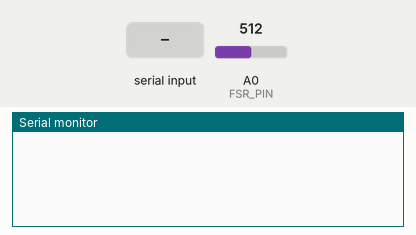
Simulated run of this sketch. Board: Arduino Uno, built with avr-gcc and run on an emulated ATmega328P. Shown: the last lines printed to the serial monitor. The test bench sets the inputs (shaded band); at power-on: A0 (FSR_PIN) = 512.

Above: at 1.2 s.
1.3 s: "e" received over Serial
At 2.5 s:
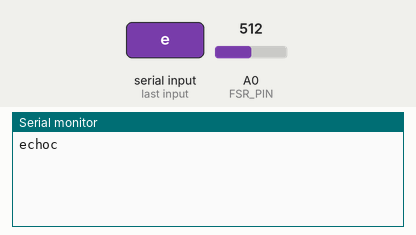
2.8 s: "r" received over Serial
At 3.5 s:
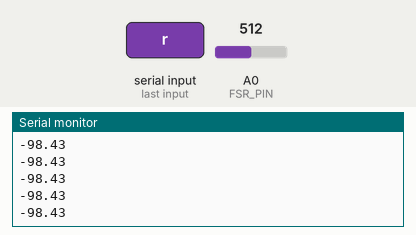
Timing chart, 0 to 5.8 s (numbered marks = the images above; inputs shaded):
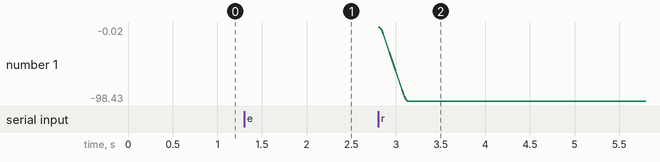

Measured:
- after the input at 1.3 s, the serial monitor: prints a new line at once (image 1)
- after the input at 2.8 s, the serial monitor: prints a new line at once (image 2)

The sketch:

arduino-cinta.ino
```cpp
/*
 * Cinta Serial Connection - Force Sensitive Resistor 0.5″ FSR402
 * Crédito: Jhonatan Thallisson Cabral Néry
 * https://github.com/jhonatantcn/IBLUEIT
 */

/*
 *  Anotações:
 *  Intervalos típicos de medida do sensor: 0 a 1023, ou 100g a 10kg(não linear).
 *  Quanto mais pressão aplicar no sensor, menor a resistência e maior a tensão.
 *  A faixa de resistência é: > 10MΩ (sem pressão) até ~ 200Ω (pressão máxima).
*/

/*
 *  Credits: (Codes that helped)
 *  FSR - https://www.instructables.com/id/FSR-Tutorial/
 *  Sensor Transformations - http://www.ladyada.net/learn/sensors/fsr.html and https://www.mouser.com/datasheet/2/737/force-sensitive-resistor-fsr-932871.pdf
 *
*/

#define SAMPLESIZE 100 //Block for average readings
#define FSR_PIN A0 // the FSR and 10K pulldown are connected to a0
#define MOVING_AVERAGE true
#define DEBUG false

bool isCalibrated = true; // original: isCalibrated = false
float calibrationValue = 0.0;
void Calibrate()
{

#if MOVING_AVERAGE
  for(int i = 0; i < SAMPLESIZE;i++)
  {
    //band-aid fix: this will force the sensor to populate the moving average array before using it
    ReadSensor();
  }
  calibrationValue = ReadSensor();
#else
  float sum = 0.0;

  for (i = 0; i < SAMPLESIZE; i++)
    sum += ForceNewtonToPascal(CondutanceToForceNewton(ResistanceToCondutance(voutToResistance(digitalToVout(Smoothing())))));

  calibrationValue = sum / SAMPLESIZE;
#endif

  isCalibrated = true;
}

//////////////////// SMOOTHING /////////////////////////////////////////////
/*
  Smoothing
  http://www.arduino.cc/en/Tutorial/Smoothing
*/

// Define the number of samples to keep track of. The higher the number, the
// more the readings will be smoothed, but the slower the output will respond to
// the input. Using a constant rather than a normal variable lets us use this
// value to determine the size of the readings array.
const int numReadings = 20;

float readings[numReadings];      // the readings from the analog input
int readIndex = 0;              // the index of the current reading
float total = 0;                  // the running total
float average = 0;                // the average

//int inputPin = A0;

float Smoothing()
{
  // subtract the last reading:
  total = total - readings[readIndex];
  // read from the sensor:
  readings[readIndex] = analogRead(FSR_PIN);
  // add the reading to the total:
  total = total + readings[readIndex];
  // advance to the next position in the array:
  readIndex = readIndex + 1;

  // if we're at the end of the array...
  if (readIndex >= numReadings) {
    // ...wrap around to the beginning:
    readIndex = 0;
  }

  // calculate the average:
  average = total / numReadings;
  // send it to the computer as ASCII digits

  //Serial.print("Smoothing: ");
  //Serial.println(average);
  delay(1);        // delay in between reads for stability

  return average;
}

/////////////////////////////////////////////////////////////////


#if MOVING_AVERAGE

float vals[SAMPLESIZE];
float sum = 0.0;
float value;
float ReadSensor()
{
  value = ForceNewtonToPascal(CondutanceToForceNewton(ResistanceToCondutance(voutToResistance(digitalToVout(Smoothing())))));

  for (int i = SAMPLESIZE - 1; i > 0; i--)
  {
    vals[i] = vals[i - 1];
  }

  vals[0] = value;

  sum = 0.0;

  for (int i = 0; i < SAMPLESIZE; i++)
  {
    sum = sum + vals[i];
  }

  return sum / SAMPLESIZE;
}

#else

float diffPressure = 0.0;
int i = 0;
float ReadSensor()
{
  diffPressure = 0.0;

  for (i = 0; i < SAMPLESIZE; i++)
    diffPressure += ForceNewtonToPascal(CondutanceToForceNewton(ResistanceToCondutance(voutToResistance(digitalToVout(Smoothing())))));

  return diffPressure / SAMPLESIZE;
}

#endif

bool isSampling = false; // Change to "true" to run on Plotter Serial.
void ListenCommand(char cmd)
{
  //ECHO
  if (cmd == 'e' || cmd == 'E')
    Serial.println("echoc");

  //READ SAMPLES
  else if (cmd == 'r' || cmd == 'R')
    isSampling = true;

  //FINISH READ
  else if (cmd == 'f' || cmd == 'F')
  {
    isSampling = false;
    isCalibrated = false;
  }

  //CALIBRATE
  else if (cmd == 'c' || cmd == 'C')
    isCalibrated = false;
}

void setup()
{
  Serial.begin(115200);

  // initialize all the readings to 0 (SMOOTHING):
  for (int thisReading = 0; thisReading < numReadings; thisReading++) {
    readings[thisReading] = 0;
  }
}

void loop()
{
#if DEBUG
  isSampling = true;
#endif

  if (Serial.available() > 0)
    ListenCommand(Serial.read());

  if (isSampling && !isCalibrated)
    Calibrate();

  if (isSampling && isCalibrated)
    Serial.println((ReadSensor() - calibrationValue)*-1); //
}

/*
 * Sensor Transformations
*/

const float VCC = 5000.0; // Measured voltage of Ardunio 5V line
const float RESISTOR = 10000.0; // Measured resistance of 10k resistor
const float area = 0.0127; // Active Area of sensor: 12.7mm, or 0.0127m - Datasheet FSR402

float digitalToVout(long fsrReading) //fsrVoltage
{
  return map(fsrReading, 0, 1023, 0, VCC);
}

float voutToResistance(float v)
{
  unsigned long fsrResistance;
  fsrResistance = VCC - v;     // fsrVoltage is in millivolts so 5V = 5000mV
  fsrResistance *= RESISTOR;                // 10K resistor
  fsrResistance /= v;

  return fsrResistance;
}

float ResistanceToCondutance(float r)
{
  unsigned long fsrConductance;
  fsrConductance = 1000000.0;           // we measure in micromhos so
  fsrConductance /= r;

  return fsrConductance;
}

float CondutanceToForceNewton(float c)
{
  float fsrForceNewtons;
  if (c <= 1000){
        fsrForceNewtons = c / 80.0;
  }else{
        fsrForceNewtons = c - 1000.0;
        fsrForceNewtons /= 30.0;
  }

  return fsrForceNewtons;
}

float ForceNewtonToPascal(float fn)
{
  return fn / area; // http://www.sengpielaudio.com/calculator-pressureunits.htm
}
```
